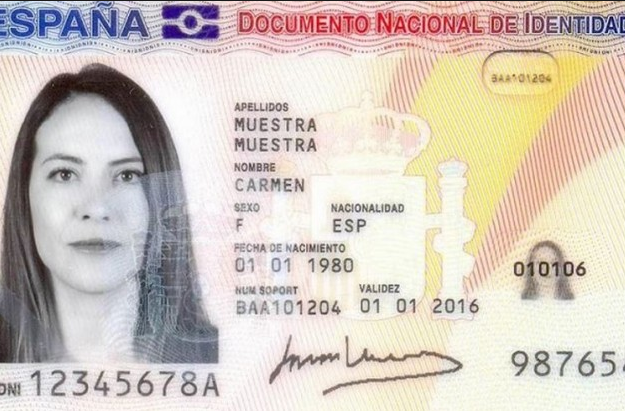
#> input picture DNIesp.png, 625 x 411 px
$ jupyter execute --allow-errors prueba2.ipynb
#> lines starting #> are read from the running program, lines starting #| are printed output that depends on the picture; after the words box and inside, x2 and y2 are one past the last pixel; in counts of white or black regions, pixels touching at a corner belong together
[cell 1]
# libraries

import cv2
import numpy as np
from matplotlib import pyplot as plt
import pytesseract

[cell 2]
# load image
path='DNIesp.png'

image=cv2.imread(path)
#> image is the input picture: shape (411, 625, 3); mean B, G, R 190.9, 200, 210.1

[cell 3]
plt.imshow(image);

[cell 4]
# grayscale
def grayscale(image):
    return cv2.cvtColor(image, cv2.COLOR_BGR2GRAY)
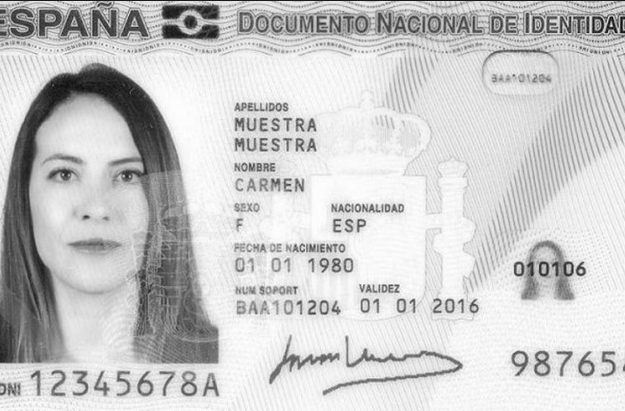
#> returned value: shape (411, 625); min 12, max 255, mean 202


#thresholding
def thresholding(image):
    return cv2.threshold(image, 0, 255, cv2.THRESH_BINARY+cv2.THRESH_OTSU)[1]
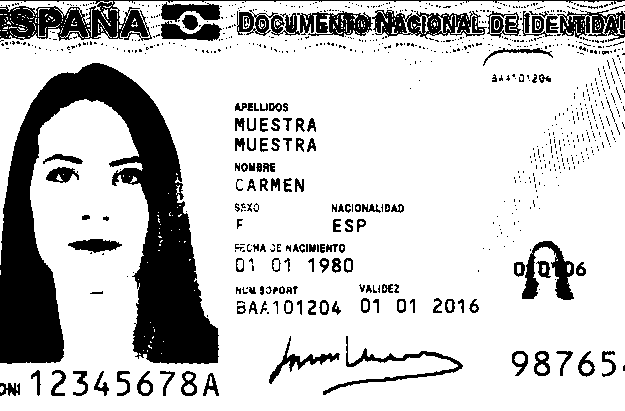
#> returned value: shape (411, 625); 79.4% white; 818 black regions (683 under 20 px), largest, box (x1, y1, x2, y2) and area: (0, 63, 219, 364) 27465, (0, 0, 625, 41) 4138, (237, 10, 373, 37) 2070

[cell 5]
gray=grayscale(image)
thresh=thresholding(gray)

[cell 6]
plt.imshow(thresh);

#> (a cell that did not finish here is left out)

[cell 8]
pytesseract.image_to_string(thresh,
                           config='--psm 11')
#> (this line was passed over: pytesseract is not available in this run)

$ run again, with DNIine.jpg saved as DNIesp.png
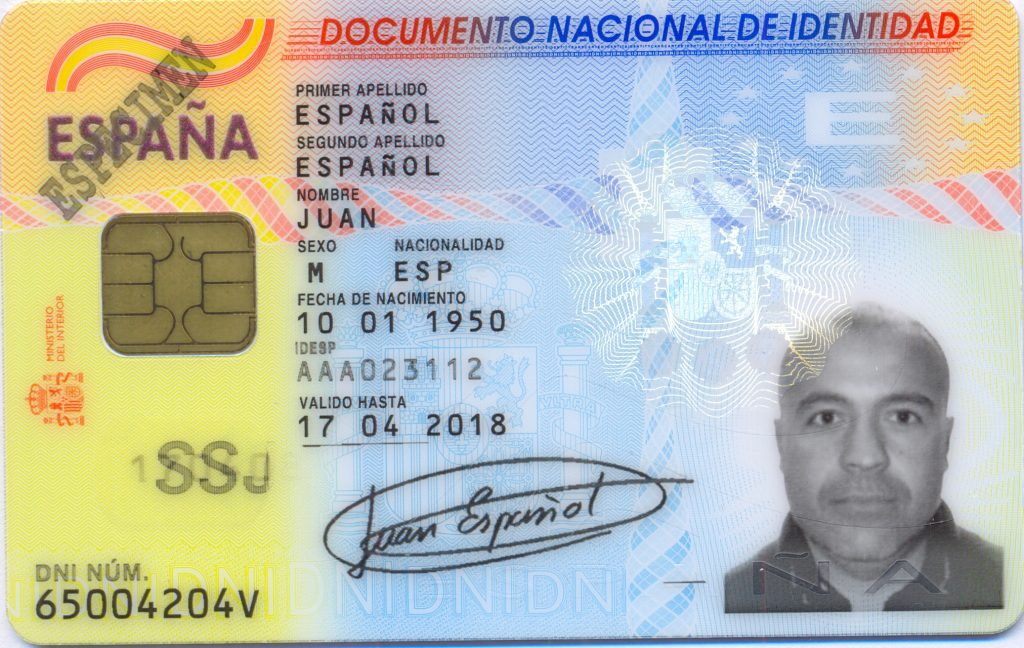
#> input picture DNIine.jpg, 1024 x 648 px
#> image is the input picture: shape (648, 1024, 3); mean B, G, R 177.8, 189.4, 186
#> in grayscale, `return cv2.cvtColor(image, cv2.COLOR_BGR2GRAY)`:
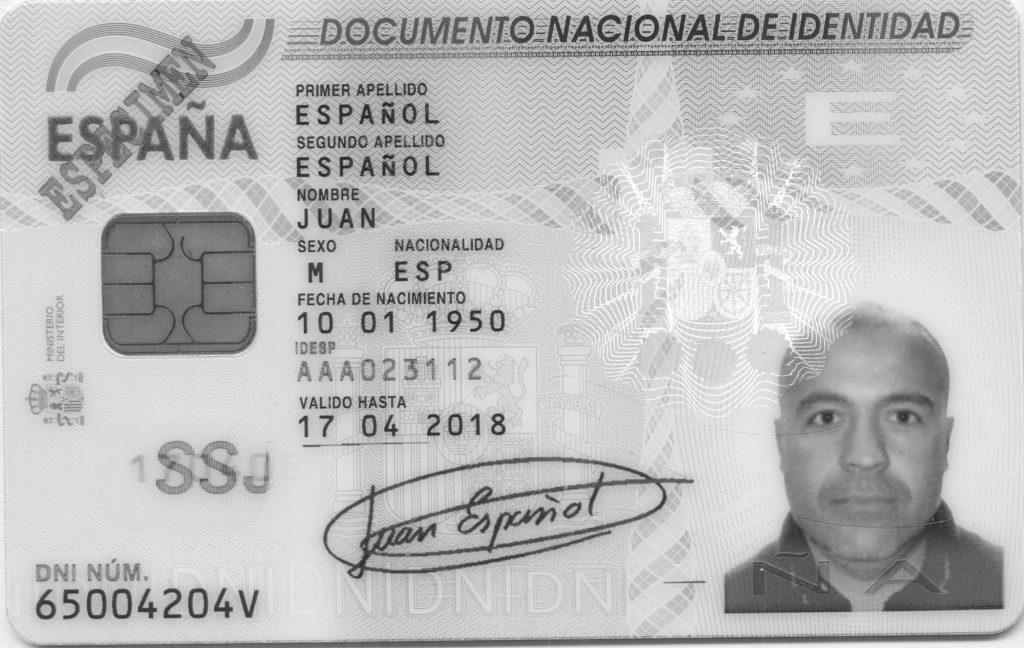
#> returned value: shape (648, 1024); min 29, max 255, mean 187.1
#> in thresholding, `return cv2.threshold(image, 0, 255, cv2.THRESH_BINARY+cv2.THRESH_OTSU)..`:
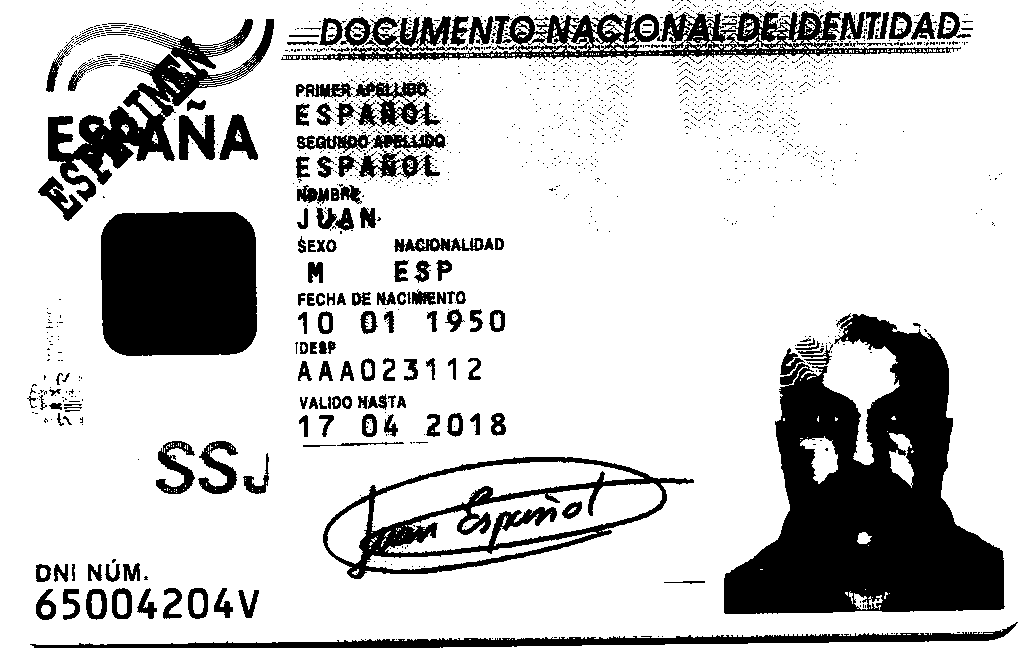
#> returned value: shape (648, 1024); 79% white; 1651 black regions (1491 under 20 px), largest, box (x1, y1, x2, y2) and area: (724, 313, 1005, 614) 45910, (101, 212, 257, 356) 21432, (281, 11, 961, 62) 12433
